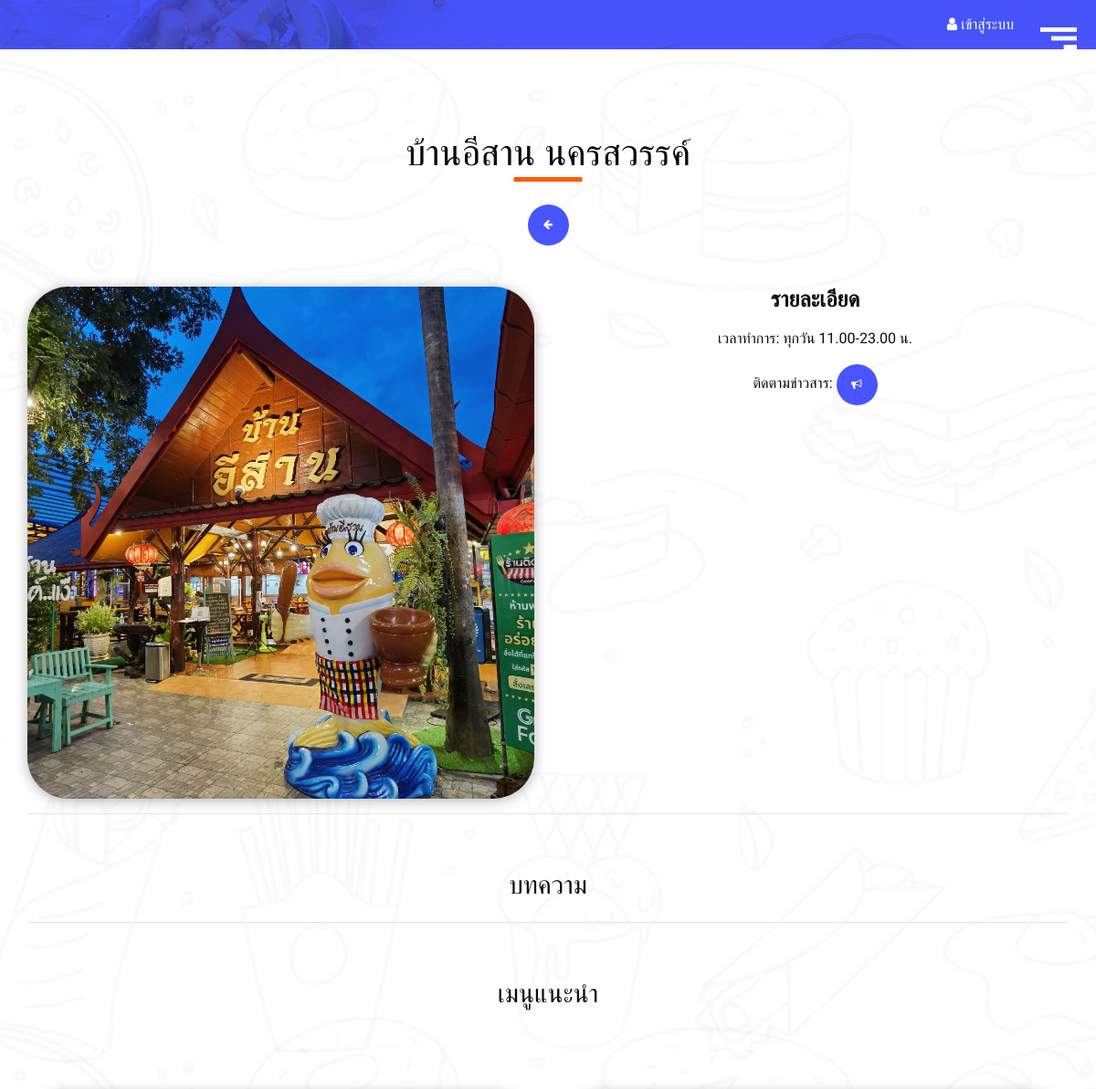
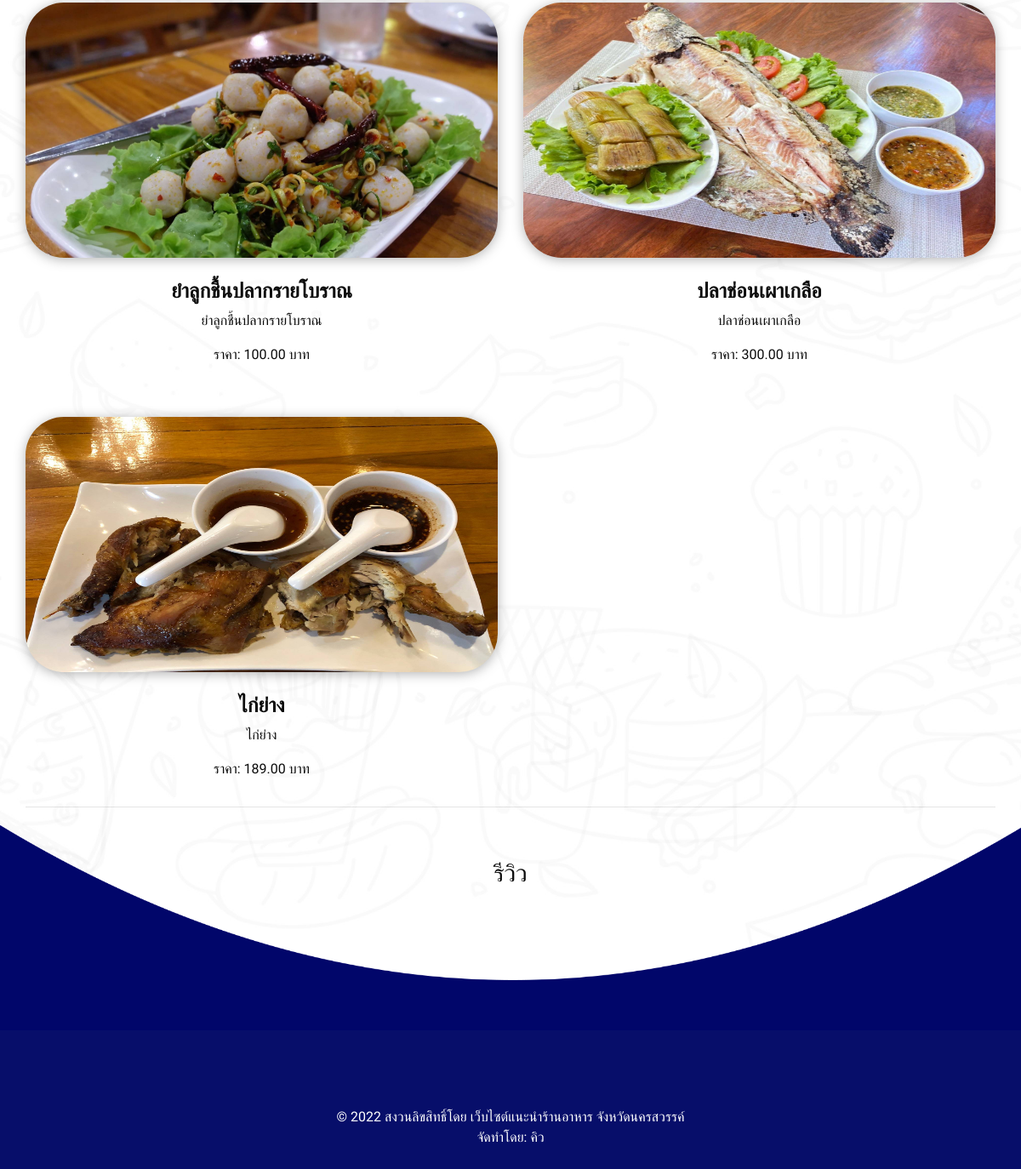
The app's page /detail.php?id=9 with its own data (2 pictures, top to bottom).
### tables this page shows
CREATE TABLE `restaurants` (
  `res_id` int(11) NOT NULL COMMENT 'รหัสร้านอาหาร',
  `res_name` varchar(255) NOT NULL COMMENT 'ชื่อร้านอาหาร',
  `res_short_desc` text NOT NULL COMMENT 'คำอธิบายย่อ',
  `res_full_desc` longtext NOT NULL COMMENT 'คำอธิบายเต็ม',
  `res_url` text NOT NULL COMMENT 'ลิ้ง url',
  `res_office_time` text NOT NULL COMMENT 'เวลาทำการ',
  `res_image` text NOT NULL COMMENT 'รูปภาพร้านอาหาร',
  `ft_id` int(11) DEFAULT NULL COMMENT 'รหัสประเภทอาหาร'
);

CREATE TABLE `menus` (
  `mn_id` int(11) NOT NULL COMMENT 'รหัสเมนู',
  `mn_name` varchar(255) NOT NULL COMMENT 'ชื่อเมนู',
  `mn_description` text NOT NULL COMMENT 'คำอธิบาย',
  `mn_image` text NOT NULL COMMENT 'ภาพเมนู',
  `mn_price` decimal(10,2) NOT NULL COMMENT 'ราคา',
  `res_id` int(11) NOT NULL COMMENT 'รหัสร้านอาหาร'
);

### detail.php (the view, shortened to what this page needs)
<?php
if (isset($_GET['id'])) {
    include("services/connect.php");
    $res_id = mysqli_real_escape_string($conn, $_GET['id']);
    $sql = "SELECT * FROM restaurants,food_types WHERE restaurants.ft_id=food_types.ft_id AND res_id='$res_id'";
    $restaurants_query = mysqli_query($conn, $sql);
    $dataObj = mysqli_fetch_object($restaurants_query);
    $sql = "SELECT * FROM menus WHERE res_id='$res_id'";
    $menus_query = mysqli_query($conn, $sql);
} else {
    echo "<script>window.history.back()</script>";
}
?>
<!DOCTYPE html>
<html>
<head>
    <link rel="stylesheet" type="text/css" href="css/bootstrap.css" />
    <link href="css/font-awesome.min.css" rel="stylesheet" />
    <link rel="stylesheet" href="https://cdnjs.cloudflare.com/ajax/libs/jquery-nice-select/1.1.0/css/nice-select.min.css" />
    <link rel="stylesheet" href="https://cdnjs.cloudflare.com/ajax/libs/slick-carousel/1.9.0/slick.min.css" />
    <link rel="stylesheet" href="https://cdnjs.cloudflare.com/ajax/libs/slick-carousel/1.9.0/slick-theme.min.css.map" />
    <link href="css/style.css" rel="stylesheet" />
    <link href="css/responsive.css" rel="stylesheet" />
</head>
<body class="sub_page">
    <div class="hero_area">
        <?php include("header.php") ?>
    </div>
    <section class="news_section layout_padding">
        <div class="container">
            <div class="heading_container heading_center">
                <h2>
                    <?= $dataObj->res_name ?>
                </h2>
                <div class="box mt-0">
                    <div class="detail-box">
                        <a href="#" onclick="window.history.back()">
                            <i class="fa fa-arrow-left"></i>
                        </a>
                    </div>
                </div>
            </div>
            <div class="row">
                <div class="col-md-6 mx-auto">
                    <div class="box">
                        <div class="img-box">
                            <img src="images/restaurants/<?= $dataObj->res_image ?>" class="box-img" alt="<?= $dataObj->res_name ?>">
                        </div>
                    </div>
                </div>
                <div class="col-md-6 mx-auto">
                    <div class="box">
                        <div class="detail-box">
                            <h4>
                                รายละเอียด
                            </h4>
                            <p>
                                เวลาทำการ: <?= $dataObj->res_office_time ?>
                            </p>
                            <p>
                                ติดตามข่าวสาร:
                                <a href="<?= $dataObj->res_url ?>" target="_blank">
                                    <i class="fa fa-bullhorn"></i>
                                </a>
                            </p>
                        </div>
                    </div>
                </div>
            </div>
            <hr>
            <div class="row">
                <div class="col-12 mx-auto">
                    <div class="box">
                        <div class="detail-box">
                            <h3>บทความ</h3>
                        </div>
                    </div>
                </div>
            </div>
            <hr>
            <div class="row">
                <div class="col-12 mx-auto">
                    <div class="box">
                        <div class="detail-box">
                            <h3>เมนูแนะนำ</h3>
                        </div>
                    </div>
                    <div class="box">
                        <div class="detail-box">
                            <div class="row">
                                <?php foreach ($menus_query as $menu) { ?>
                                    <div class="col-sm-6 col-md-6">
                                        <div class="box">
                                            <div class="img-box">
                                                <img src="images/menus/<?= $menu['mn_image'] ?>" class="box-img" alt="<?= $menu['mn_name'] ?>" height="300px">
                                            </div>
                                            <div class="detail-box">
                                                <h4>
                                                    <?= $menu['mn_name'] ?>
                                                </h4>
                                                <p><?= $menu['mn_description'] ?></p>
                                                <p>ราคา: <?= $menu['mn_price'] ?> บาท</p>
                                            </div>
                                        </div>
                                    </div>
                                <?php } ?>
                            </div>
                        </div>
                    </div>
                </div>
            </div>
            <hr>
            <div class="row">
                <div class="col-12 mx-auto">
                    <div class="box">
                        <div class="detail-box">
                            <h3>รีวิว</h3>
                        </div>
                    </div>
                </div>
            </div>
    </section>
    <div class="footer_container">
        <section class="info_section ">
        </section>
        <footer class="footer_section">
            <div class="container">
                <p>
                    &copy; <span id="displayYear"></span> สงวนลิขสิทธิ์โดย
                    <a href="home.php">เว็บไซต์แนะนำร้านอาหาร จังหวัดนครสวรรค์</a><br>
                    จัดทำโดย: <a target="_blank" href="https://www.facebook.com/kiwtynaha">คิว</a>
                </p>
            </div>
        </footer>
    </div>
</body>
</html>

### css/style.css (style rules this page uses)
body { font-family: "Prompt", sans-serif; color: #0c0c0c; background-color: #ffffff; overflow-x: hidden; background-image: url(../images/body-bg.jpg); background-size: cover; }
.layout_padding { padding: 90px 0; }
.heading_container { display: -webkit-box; display: -ms-flexbox; display: flex; -webkit-box-orient: vertical; -webkit-box-direction: normal; -ms-flex-direction: column; flex-direction: column; -webkit-box-align: start; -ms-flex-align: start; align-items: flex-start; }
.heading_container h2 { font-size: 2.5rem; position: relative; font-weight: bold; margin-bottom: 0; font-family: "Prompt", sans-serif; font-weight: 400; padding-bottom: 7px; }
.heading_container h2::before { content: ""; position: absolute; bottom: 0; left: 50%; -webkit-transform: translateX(-50%); transform: translateX(-50%); width: 75px; height: 5px; background-color: #ff5a00; }
.heading_container.heading_center { -webkit-box-align: center; -ms-flex-align: center; align-items: center; text-align: center; }
.box-img { width: 100%; }
a, a:hover, a:focus { text-decoration: none; }
.hero_area { position: relative; display: -webkit-box; display: -ms-flexbox; display: flex; -webkit-box-orient: vertical; -webkit-box-direction: normal; -ms-flex-direction: column; flex-direction: column; background-image: url(../images/hero-bg.jpg); background-size: cover; background-position: center bottom; background-repeat: no-repeat; }
.sub_page .hero_area { background-size: cover; background-position: top; }
.news_section .box { text-align: center; margin-top: 45px; }
.news_section .box .img-box img { -webkit-filter: drop-shadow(0 2px 7px rgba(0, 0, 0, 0.3)); filter: drop-shadow(0 2px 7px rgba(0, 0, 0, 0.3)); border-radius: 45px; }
.news_section .box .detail-box { margin-top: 25px; }
.news_section .box .detail-box h4 { font-weight: bold; }
.news_section .box .detail-box a { display: inline-block; width: 45px; height: 45px; line-height: 45px; background-color: #4855fe; border-radius: 100%; font-size: 12px; color: #ffffff; -webkit-transition: all 0.3s; transition: all 0.3s; }
.footer_container { background-image: url(../images/footer-bg.png); background-size: 100%; background-size: 100% 100%; background-repeat: no-repeat; background-position: top; padding-top: 245px; margin-top: -175px; }
.info_section { color: #ffffff; padding: 45px 0; background-color: #070e6a; }
.footer_section { position: relative; text-align: center; background-color: #070e6a; }
.footer_section p { color: #ffffff; padding-bottom: 25px; margin: 0; }
.footer_section p a { color: inherit; }

### css/responsive.css (style rules this page uses)
@media (min-width: 1200px) { .container { max-width: 1170px; } }

### records on screen
restaurants: res_name "บ้านอีสาน นครสวรรค์", res_image (picture), res_office_time "ทุกวัน 11.00-23.00 น."
menus: mn_image (picture), mn_name "ยำลูกชื้นปลากรายโบราณ", mn_description "ยำลูกชื้นปลากรายโบราณ", mn_price "100.00"
menus: mn_image (picture), mn_name "ปลาช่อนเผาเกลือ", mn_description "ปลาช่อนเผาเกลือ", mn_price "300.00"
menus: mn_image (picture), mn_name "ไก่ย่าง", mn_description "ไก่ย่าง", mn_price "189.00"
